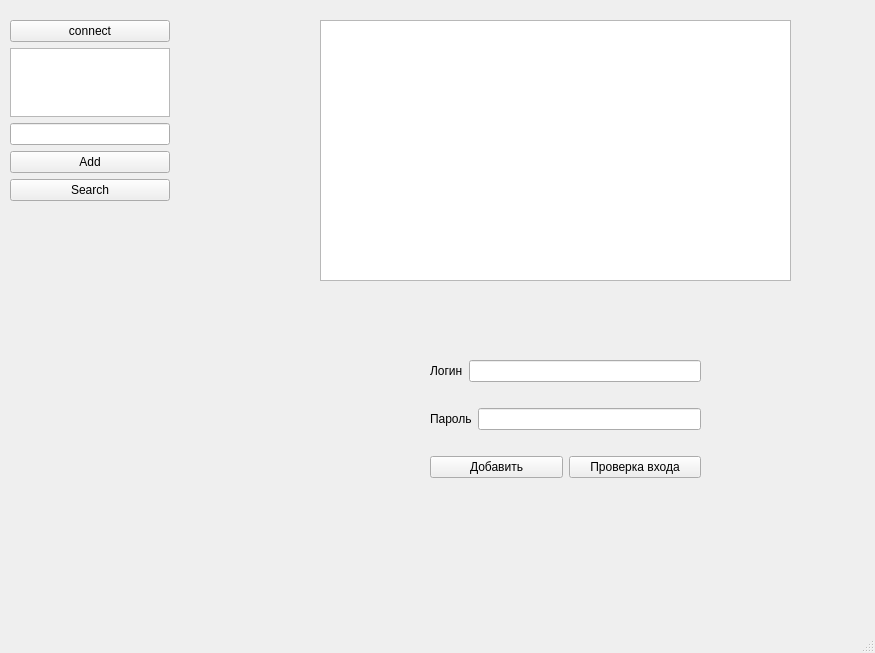
<?xml version="1.0" encoding="UTF-8"?>
<ui version="4.0">
 <class>MainWindow</class>
 <widget class="QMainWindow" name="MainWindow">
  <property name="geometry">
   <rect>
    <x>0</x>
    <y>0</y>
    <width>875</width>
    <height>653</height>
   </rect>
  </property>
  <property name="windowTitle">
   <string>MainWindow</string>
  </property>
  <widget class="QWidget" name="centralwidget">
   <widget class="QWidget" name="verticalLayoutWidget_2">
    <property name="geometry">
     <rect>
      <x>10</x>
      <y>20</y>
      <width>160</width>
      <height>181</height>
     </rect>
    </property>
    <layout class="QVBoxLayout" name="verticalLayout_2">
     <item>
      <widget class="QPushButton" name="pushButton">
       <property name="text">
        <string>connect</string>
       </property>
      </widget>
     </item>
     <item>
      <widget class="QTextBrowser" name="textBrowser"/>
     </item>
     <item>
      <widget class="QLineEdit" name="lineEdit"/>
     </item>
     <item>
      <widget class="QPushButton" name="pushButton_2">
       <property name="text">
        <string>Add</string>
       </property>
      </widget>
     </item>
     <item>
      <widget class="QPushButton" name="pushButton_3">
       <property name="text">
        <string>Search</string>
       </property>
      </widget>
     </item>
    </layout>
   </widget>
   <widget class="QWidget" name="verticalLayoutWidget_3">
    <property name="geometry">
     <rect>
      <x>430</x>
      <y>340</y>
      <width>271</width>
      <height>161</height>
     </rect>
    </property>
    <layout class="QVBoxLayout" name="verticalLayout_3">
     <item>
      <layout class="QHBoxLayout" name="horizontalLayout_2">
       <item>
        <widget class="QLabel" name="label">
         <property name="text">
          <string>Логин</string>
         </property>
        </widget>
       </item>
       <item>
        <widget class="QLineEdit" name="lineEdit_2"/>
       </item>
      </layout>
     </item>
     <item>
      <layout class="QHBoxLayout" name="horizontalLayout_3">
       <item>
        <widget class="QLabel" name="label_2">
         <property name="text">
          <string>Пароль</string>
         </property>
        </widget>
       </item>
       <item>
        <widget class="QLineEdit" name="lineEdit_3"/>
       </item>
      </layout>
     </item>
     <item>
      <layout class="QHBoxLayout" name="horizontalLayout_4">
       <item>
        <widget class="QPushButton" name="pushButton_5">
         <property name="text">
          <string>Добавить</string>
         </property>
        </widget>
       </item>
       <item>
        <widget class="QPushButton" name="pushButton_4">
         <property name="text">
          <string>Проверка входа</string>
         </property>
        </widget>
       </item>
      </layout>
     </item>
    </layout>
   </widget>
   <widget class="QTableView" name="tableView">
    <property name="geometry">
     <rect>
      <x>320</x>
      <y>20</y>
      <width>471</width>
      <height>261</height>
     </rect>
    </property>
   </widget>
  </widget>
  <widget class="QMenuBar" name="menubar">
   <property name="geometry">
    <rect>
     <x>0</x>
     <y>0</y>
     <width>875</width>
     <height>20</height>
    </rect>
   </property>
  </widget>
  <widget class="QStatusBar" name="statusbar"/>
 </widget>
 <resources/>
 <connections/>
</ui>
